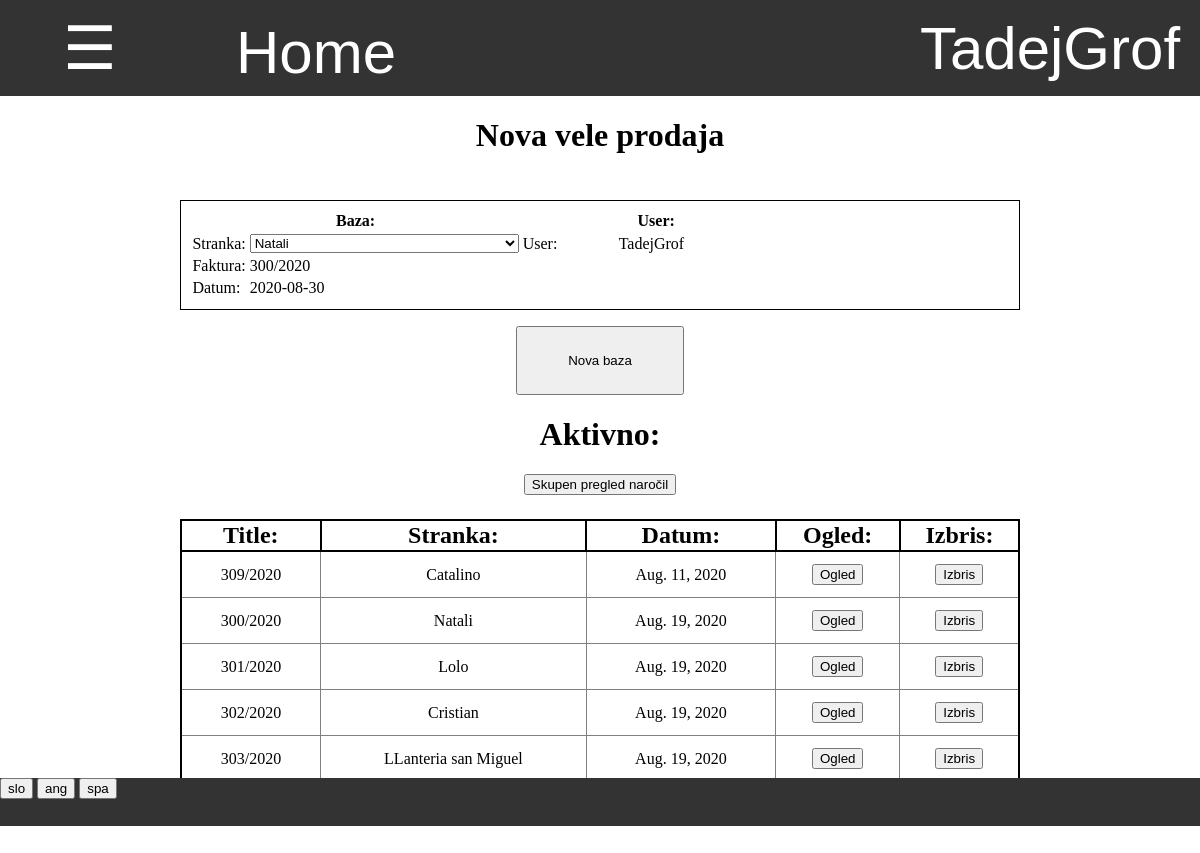
The page /zaloga/1/vele_prodaja/ (signed in) on the database its author committed.
### program/models.py (models this page shows, shortened)
class Profil(models.Model):
    user = models.OneToOneField(User,on_delete=models.CASCADE)
    jezik =  models.CharField(default="spa",max_length=3, choices=JEZIKI)
    aktivna_zaloga = models.ForeignKey(Zaloga, default=1, on_delete=models.CASCADE)
    dovoljene_zaloge = models.ManyToManyField(Zaloga, related_name = "dovoljene")
    stranka = models.OneToOneField(Stranka, on_delete=models.CASCADE, default=None, null=True, blank=True)
    celo_ime = models.CharField(default="",max_length=40)
    tip_banke = models.CharField(default="",max_length=40)
    stevilka_racuna = models.CharField(default="",max_length=40)
    telefon = models.CharField(default="",max_length=40)

class Program(models.Model):
    stevilo_prevzemov = models.IntegerField(default = 0)
    stevilo_odpisov = models.IntegerField(default = 0)
    stevilo_faktur = models.IntegerField(default = 0)
    stevilo_racunov = models.IntegerField(default = 0)
    stevilo_inventur = models.IntegerField(default = 0)
    def naslednja_faktura(self,delaj=False):
        if delaj:
            self.stevilo_faktur += 1
            self.save()
            return str(self.stevilo_faktur) + '/2020'
        else:
            return str(self.stevilo_faktur + 1) + '/2020'
    @property
    def vrni_jezike(self):
        return JEZIKI

### zaloga/models.py (models this page shows, shortened)
class Zaloga(models.Model):
    title = models.CharField(default="skladisce", max_length=20)
    tipi_prodaje = models.CharField(default='["vele_prodaja"]', max_length=50)
    tipi_sestavine = models.CharField(default='["Y","W","JP","JP50","JP70"]', max_length=50)
    @property
    def tipi_prodaj(self):
        return json.loads(self.tipi_prodaje)
    @property
    def danes(self):
        return datetime.today().strftime('%Y-%m-%d')

class Baza(models.Model):
    author = models.ForeignKey(User,default=1, on_delete=models.CASCADE)
    title = models.CharField(default="",max_length=15)
    datum = models.DateField(default=timezone.now)
    zaloga = models.ForeignKey(Zaloga, default=1 ,on_delete=models.CASCADE)
    status = models.CharField(default="aktivno",max_length=10)
    sprememba_zaloge = models.IntegerField(default = -1)
    tip = models.CharField(default="prevzem",max_length=20, choices=TIPI_BAZE)
    kontejner = models.OneToOneField(Kontejner,null=True,default=None,blank=True, on_delete=models.CASCADE)
    popust = models.IntegerField(default = None, null=True, blank=True)
    stranka = models.ForeignKey(Stranka, on_delete=models.CASCADE, default=None, null=True, blank=True)
    cas = models.TimeField(default=None,null=True,blank=True)
    dnevna_prodaja = models.ForeignKey(Dnevna_prodaja, on_delete=models.CASCADE, default=None, null=True, blank=True)
    prevoz = models.DecimalField(default=None,null=True,blank=True,max_digits=5, decimal_places=2)

### prodaja/models.py (models this page shows, shortened)
class Stranka(models.Model):
    prodaja = models.ForeignKey(Prodaja, default=1, on_delete=models.CASCADE)
    naziv = models.CharField(default="", max_length=30)
    ime = models.CharField(default="", max_length=30)
    telefon = models.CharField(default="", max_length=20)
    mail = models.CharField(default="",max_length=40)
    naslov = models.OneToOneField(Naslov, on_delete=models.CASCADE, default=0)
    davcna = models.CharField(default="", max_length=30)
    status = models.CharField(default='aktivno',max_length=10)
    stevilo_kupljenih = models.IntegerField(default=0)
    skupna_cena_kupljenih = models.DecimalField(decimal_places=1,max_digits=5,default=0)
    def __str__(self):
        return self.ime

### zaloga/views.py (the view)
# urls.py: path('', views.baze , name='baze'),
@login_required
def baze(request,zaloga,tip_baze):
    if request.method == "GET":
        zaloga = Zaloga.objects.get(pk = zaloga)
        baze = Baza.objects.filter(zaloga = zaloga, tip=tip_baze,status='aktivno')
        stranke = Stranka.objects.all().order_by('stevilo_kupljenih').values('pk','naziv')
        return pokazi_stran(request, 'zaloga/aktivne_baze.html', {'zaloga': zaloga, 'tip': tip_baze, 'baze':baze,'stranke':stranke})

### request_funkcije.py (called while the page is built)
def vrni_slovar(request):
    with open('slovar.json') as dat:
        slovar = json.load(dat)
    return slovar

def pokazi_stran(request, html, baze={}):
    je_stranka = False
    program = Program.objects.first()
    zaloga = request.user.profil.aktivna_zaloga
    if request.user.profil.stranka != None:
        je_stranka = True
    slovar = {'je_stranka':je_stranka,'program':program,'slovar':vrni_slovar(request),'jezik':request.user.profil.jezik}
    slovar.update(baze)
    if not 'zaloga' in baze:
        slovar.update({'zaloga':zaloga})
    slovar.update({'zaloga_pk':slovar['zaloga'].pk})
    return render(request, html, slovar)

### zaloga/templatetags/zaloga_exstras.py (called while the page is built)
@register.filter(name="ima_prodajo")
def ima_prodajo(zaloga,prodaja):
    return prodaja in zaloga.tipi_prodaj

@register.filter
def keyvalue(dict, key):
    return dict[key]

### zaloga/templates/zaloga/aktivne_baze.html (shortened to what this page needs)
{% extends 'program/base.html' %}
{% load zaloga_exstras %}
{% block content %}
<h1>
{% if tip == "prevzem" %}
    {{slovar|keyvalue:'Nov prevzem'|keyvalue:jezik}}
{% elif tip == "odpis" %}
    {{slovar|keyvalue:'Nov odpis'|keyvalue:jezik}}
{% elif tip == "inventura" %}
    {{slovar|keyvalue:'Nova inventura'|keyvalue:jezik}}
{% elif tip == "vele_prodaja" %}
    {{slovar|keyvalue:'Nova vele prodaja'|keyvalue:jezik}}
{% endif %}
</h1>
<div class="okno">
    {% if tip == "prevzem" %}
        <table style="padding:1%;border:1px solid black"class="tabela_podatkov">
            <tr>
                <th width="33%" colspan="2"> {{slovar|keyvalue:'Prevzem'|keyvalue:jezik}}:</th>
                <th width="42%" colspan="2">{{slovar|keyvalue:'Kontejner'|keyvalue:jezik}}:</th>
                <th width="25%" colspan="2"> User: </th>
            </tr>
            <tr>
                <td> {{slovar|keyvalue:'Tip'|keyvalue:jezik}}: </td>
                <td> {{slovar|keyvalue:'Prevzem'|keyvalue:jezik}} </td>
                <td> {{slovar|keyvalue:'Stevilka'|keyvalue:jezik}} </td>
                <td> <input form="nova_baza" name="stevilka" type="text" required autocomplete="off"> </td>
                <td> User: </td>
                <td> {{user.username}} </td>
            </tr>
            <tr>
                <td> {{slovar|keyvalue:'Title'|keyvalue:jezik}}: </td>
                <td> {{program.naslednji_prevzem}} </td>
                <td> {{slovar|keyvalue:'Izvor'|keyvalue:jezik}}: </td>
                <td>
                    <select form="nova_baza" name="drzava">
                        {% for drzava in zaloga.drzave %}
                            <option value="{{drzava.0}}"> {{drzava.1}} </option>
                        {% endfor %}
                    </select>
                </td>
            </tr>
            <tr>
                <td> {{slovar|keyvalue:'Datum'|keyvalue:jezik}}: </td>
                <td> {{zaloga.danes}} </td>
                <td> {{slovar|keyvalue:'Posiljatelj'|keyvalue:jezik}}: </td>
                <td>
                    <select form="nova_baza" name="posiljatelj">
                        {% for posiljatelj in zaloga.posiljatelji %}
                            <option value="{{posiljatelj.0}}"> {{posiljatelj.1}} </option>
                        {% endfor %}
                    </select>
                </td>
            </tr>
        </table>
    {% elif tip == "vele_prodaja" or tip == "narocilo" %}
        <table style="padding:1%;border:1px solid black"class="tabela_podatkov">
            <tr>
                <th width="33%" colspan="2">
                    {{slovar|keyvalue:'Baza'|keyvalue:jezik}}:
                </th>
                <th width="33%" colspan="2">User:</th>
                <th></th>
            </tr>
            <tr>
                <td> {{slovar|keyvalue:'Stranka'|keyvalue:jezik}}: </td>
                <td>
                    <select name="stranka" form="nova_baza">
                        {% for stranka in stranke %}
                            <option value="{{stranka.pk}}"> {{stranka.naziv}} </option>
                        {% endfor %}
                    </select>
                </td>
                <td> User: </td>
                <td> {{user.username}} </td>
            </tr>
            <tr>
                <td> {{slovar|keyvalue:'Faktura'|keyvalue:jezik}}: </td>
                <td> {{program.naslednja_faktura}} </td>
            </tr>
            <tr>
                <td> {{slovar|keyvalue:'Datum'|keyvalue:jezik}}: </td>
                <td> {{zaloga.danes}} </td>
            </tr>
        </table>
    {% endif %}
    <form id="nova_baza" action="{% url 'nova_baza' zaloga_pk tip %}" method="POST">
        <input type="submit" value="{{slovar|keyvalue:'Nova baza'|keyvalue:jezik}}">
    </form>
</div>
<h1>
    {{slovar|keyvalue:'Aktivno'|keyvalue:jezik}}:
</h1>
{% if baze.count == 0 %}
    <h2>
        {{slovar|keyvalue:'Ni aktivnih baz'|keyvalue:jezik}}
    </h2>
{% else %}
    {% if tip == "vele_prodaja" %}
        <form action="{% url 'skupen_pregled_narocil' zaloga.pk %}" method="GET">
            <input type="submit" value="Skupen pregled naročil">
        </form>
    {% endif %}
    <div style="width:70%;display:inline-block;margin-top:2%" >
        <table class="tabela_vnosov">
            <tr class="header">
                <th> {{slovar|keyvalue:'Title'|keyvalue:jezik}}: </th>
                {% if tip == "vele_prodaja" %}
                <th> {{slovar|keyvalue:'Stranka'|keyvalue:jezik}}: </th>
                {% elif tip == "prevzem" %}
                <th> {{slovar|keyvalue:'Kontejner'|keyvalue:jezik}}: </th>
                {% endif %}
                <th> {{slovar|keyvalue:'Datum'|keyvalue:jezik}}: </th>
                <th> {{slovar|keyvalue:'Ogled'|keyvalue:jezik}}: </th>
                <th> {{slovar|keyvalue:'Izbris'|keyvalue:jezik}}: </th>
            </tr>
            {% for baza in baze %}
            <tr>
                <td> {{baza.title}} </td>
                {% if tip == "vele_prodaja" %}
                <td> {{baza.stranka}} </td>
                {% elif tip == "prevzem" %}
                <td> {{baza.kontejner.stevilka}} </td>
                {% endif %}
                <td> {{baza.datum}} </td>
                <td class="ogled">
                    <form action="{% url 'baza' zaloga_pk tip baza.pk %}" method="GET">
                        <input type="submit" value="{{slovar|keyvalue:'Ogled'|keyvalue:jezik}}">
                    </form>
                </td>
                <td class="izbris">
                    <form action="{% url 'izbris_baze' zaloga_pk baza.tip baza.pk %}" onsubmit="return Confirm()" method="POST">
                        <input type="submit" value="{{slovar|keyvalue:'Izbris'|keyvalue:jezik}}">
                    </form>
                </td>
            </tr>
            {% endfor %}
        </table>
    </div>
{% endif %}
{% endblock %}

### program/templates/css/navbar.html (shortened to what this page needs)
{% load zaloga_exstras %}
<div id="navbar" class="navbar">
    {% if je_stranka %}
        <div style="display:inline-block;width:28%"><a href="{% url 'stranka_pregled_narocil' %}" style="width:100%"> Pregled narocil </a></div>
        <div style="display:inline-block;width:22%"><a href="{% url 'stranka_zgodovina' %}" style="width:100%"> Zgodovina </a></div>
        <a style="width:15%" href="/">Home</a>
    {% else %}
        <button onclick="odpri()" class="nav" style="width:15%"> ☰ </button>
        <a style="width:20%" href="/">Home</a>
    {% endif %}
    <div class="racun dropdown" id="racun">
        <button class="dropbtn" >{{ user.get_username }}
        </button>
    </div>
</div>

### program/static/css/footer.css (style rules this page uses)
div { margin: 0%; padding: 0%; }
div input { margin: 0%; }
div form { margin:0%; padding: 0% }

### program/templates/program/base.html (style rules this page uses)
body { margin: 0%; padding: 0%; overflow:hidden; }
div { margin: 0%; padding: 0%; }

### program/templates/css/tabele.html (style rules this page uses)
table.tabela_vnosov { width:100%; border-spacing:0; border: 2px solid black; border-collapse: collapse; padding:0.5%; table-layout:"fixed" }
table.tabela_vnosov th { border: 2px solid black; border-collapse: collapse; font-size: 150%; }
table.tabela_vnosov td { font-size: 100%; text-align: center; border: 1px solid grey; padding: 1vmin; border-collapse: collapse; }
table.tabela_podatkov { width:100%; margin-bottom:1%; }

### program/templates/css/navbar.html (style rules this page uses)
.navbar { overflow: hidden; background-color: #333; font-family: Arial; height:12% }
.navbar a { float: left; font-size: 5vmin; color: white; text-align: center; padding: 18px 16px; text-decoration:none; height:100%; }
.navbar .dropdown, .nav { float: left; height:100%; width:100%; margin:0; overflow:hidden; }
.navbar .dropdown .dropbtn, .nav { font-size: 5vmin; border: none; outline: none; color: white; padding: 12px 16px; width:100%; height:100%; background-color: inherit; font-family: inherit; margin: 0; }
.navbar .racun { float:right; width:300px; overflow:hidden }

### zaloga/templates/zaloga/aktivne_baze.html (style rules this page uses)
div.okno { margin-top:2%; display:inline-block; width:70%; font-size:5vh; text-align:center; }
div.okno form input[type=submit] { display:block; width:20%; height:10%; position:relative; left:40%; margin-top:2%; }

### rows shown on the page
Profil: jezik "Nova vele prodaja", jezik "Baza", jezik "Stranka", jezik "Faktura", jezik "Datum", jezik "Nova baza", jezik "Aktivno", jezik "Title", jezik "Ogled", jezik "Izbris"
Program: naslednja_faktura "300/2020"
Zaloga: danes "2020-08-30"

### other values the page prints
{{ user.get_username }} "TadejGrof"
{{ user.username }} "TadejGrof"
form field stranka "Natali"
